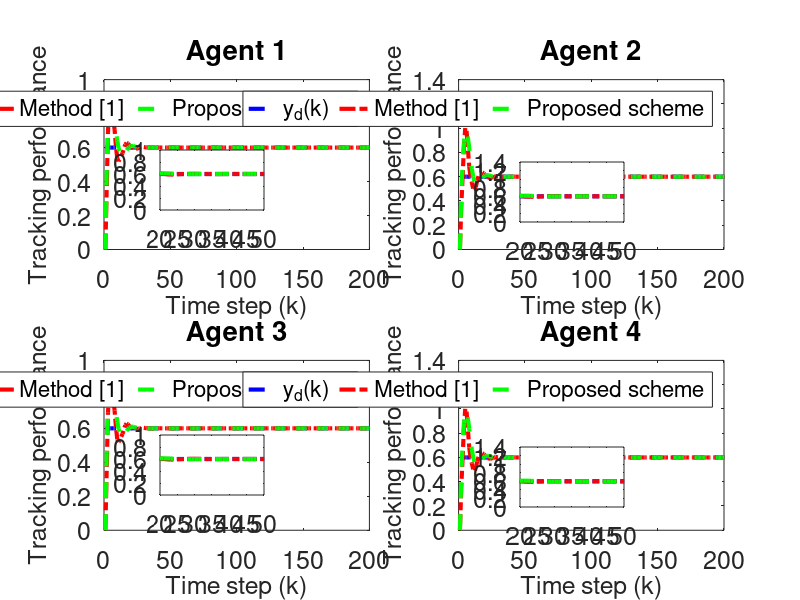

MATLAB code for this plot:
clc; clear;

% Common Parameters
rho = 7.5;            % Gain for control response
eta = 1;              % Adaptive update speed
lamda = 350;          % Model-free parameter
mu = 0.005;           % Adaptive parameter
epsilon = 1e-5;       % Stability threshold
alpha = 15;           % Smoothing factor for error dynamics
T = 0.1;              % Sampling time
m = 200;              % Time steps
rT = 1024;            % Sample rate
font_size = 18;

% Method 1 (MFAC + SMC) Parameters
gamma1_m1 = 0.45;     % Control gains
gamma2_m1 = 0.25;
gamma3_m1 = 0.45;
gamma4_m1 = 0.25;
beta_m1 = 10;         % Sliding mode coefficient
sigma_m1 = 95;        % Sliding mode parameter
tau_m1 = 1e-5;        % Damping term
n_m1 = 600;           % Data size for Method 1
a_m1 = 0.5;           % Plant parameter
ff_gain_m1 = 0.45;    % Feedforward gain

% Method 2 (MFAC only) Parameters
gamma1_m2 = 0;        % Disable SMC
gamma2_m2 = 0;
gamma3_m2 = 0;
gamma4_m2 = 0;
n_m2 = 1024;          % Data size for Method 2
a_m2 = 0.71;           % Plant parameter
ff_gain_m2 = 0.35;     % Feedforward gain

% Nonlinearity coefficients (same for both methods)
nonlinearity1 = 0.02;
nonlinearity2 = 0.02;
nonlinearity3 = 0.02;
nonlinearity4 = 0.02;

% Initialization for both methods
phi1_m1 = zeros(m+1,1); phi2_m1 = zeros(m+1,1); phi3_m1 = zeros(m+1,1); phi4_m1 = zeros(m+1,1);
mfa1_m1 = zeros(m+1,1); mfa2_m1 = zeros(m+1,1); mfa3_m1 = zeros(m+1,1); mfa4_m1 = zeros(m+1,1);
sm1_m1 = zeros(m,1); sm2_m1 = zeros(m,1); sm3_m1 = zeros(m,1); sm4_m1 = zeros(m,1);
y1_m1 = zeros(m+1,1); y2_m1 = zeros(m+1,1); y3_m1 = zeros(m+1,1); y4_m1 = zeros(m+1,1);
u1_m1 = zeros(m,1); u2_m1 = zeros(m,1); u3_m1 = zeros(m,1); u4_m1 = zeros(m,1);
xi1_m1 = zeros(m,1); xi2_m1 = zeros(m,1); xi3_m1 = zeros(m,1); xi4_m1 = zeros(m,1);
s1_m1 = zeros(m,1); s2_m1 = zeros(m,1); s3_m1 = zeros(m,1); s4_m1 = zeros(m,1);

phi1_m2 = zeros(m+1,1); phi2_m2 = zeros(m+1,1); phi3_m2 = zeros(m+1,1); phi4_m2 = zeros(m+1,1);
mfa1_m2 = zeros(m+1,1); mfa2_m2 = zeros(m+1,1); mfa3_m2 = zeros(m+1,1); mfa4_m2 = zeros(m+1,1);
y1_m2 = zeros(m+1,1); y2_m2 = zeros(m+1,1); y3_m2 = zeros(m+1,1); y4_m2 = zeros(m+1,1);
u1_m2 = zeros(m,1); u2_m2 = zeros(m,1); u3_m2 = zeros(m,1); u4_m2 = zeros(m,1);
xi1_m2 = zeros(m,1); xi2_m2 = zeros(m,1); xi3_m2 = zeros(m,1); xi4_m2 = zeros(m,1);

yd = zeros(m+1,1);

% Desired signal (Reference trajectory)
for k = 1:m+1
    % yd(k) = 0.6 * sin(0.05 * pi * k) + 0.6 * cos(0.03 * pi * k);
    yd(k) = 0.6; % Time-invariant constant reference signalx
end

% Method 1 (MFAC + SMC) Simulation
for k = 1:m
    % Adaptive Gain update
    if k == 1
        phi1_m1(k) = 1; phi2_m1(k) = 1; phi3_m1(k) = 1; phi4_m1(k) = 1;
    elseif k == 2
        phi1_m1(k) = phi1_m1(k-1) + (eta * u1_m1(k-1) / (mu + u1_m1(k-1)^2)) * (y1_m1(k) - phi1_m1(k-1)*u1_m1(k-1));
        phi2_m1(k) = phi2_m1(k-1) + (eta * u2_m1(k-1) / (mu + u2_m1(k-1)^2)) * (y2_m1(k) - phi2_m1(k-1)*u2_m1(k-1));
        phi3_m1(k) = phi3_m1(k-1) + (eta * u3_m1(k-1) / (mu + u3_m1(k-1)^2)) * (y3_m1(k) - phi3_m1(k-1)*u3_m1(k-1));
        phi4_m1(k) = phi4_m1(k-1) + (eta * u4_m1(k-1) / (mu + u4_m1(k-1)^2)) * (y4_m1(k) - phi4_m1(k-1)*u4_m1(k-1));
    else
        phi1_m1(k) = phi1_m1(k-1) + (eta * (u1_m1(k-1) - u1_m1(k-2)) / (mu + (u1_m1(k-1) - u1_m1(k-2))^2)) * (y1_m1(k) - y1_m1(k-1) - phi1_m1(k-1) * (u1_m1(k-1) - u1_m1(k-2)));
        phi2_m1(k) = phi2_m1(k-1) + (eta * (u2_m1(k-1) - u2_m1(k-2)) / (mu + (u2_m1(k-1) - u2_m1(k-2))^2)) * (y2_m1(k) - y2_m1(k-1) - phi2_m1(k-1) * (u2_m1(k-1) - u2_m1(k-2)));
        phi3_m1(k) = phi3_m1(k-1) + (eta * (u3_m1(k-1) - u3_m1(k-2)) / (mu + (u3_m1(k-1) - u3_m1(k-2))^2)) * (y3_m1(k) - y3_m1(k-1) - phi3_m1(k-1) * (u3_m1(k-1) - u3_m1(k-2)));
        phi4_m1(k) = phi4_m1(k-1) + (eta * (u4_m1(k-1) - u4_m1(k-2)) / (mu + (u4_m1(k-1) - u4_m1(k-2))^2)) * (y4_m1(k) - y4_m1(k-1) - phi4_m1(k-1) * (u4_m1(k-1) - u4_m1(k-2)));
    end

    % Stability protection
    if k > 2 && (abs(phi1_m1(k)) <= epsilon || abs(u1_m1(k-1) - u1_m1(k-2)) <= epsilon || sign(phi1_m1(k)) ~= sign(phi1_m1(1)))
        phi1_m1(k) = phi1_m1(1);
    end
    if k > 2 && (abs(phi2_m1(k)) <= epsilon || abs(u2_m1(k-1) - u2_m1(k-2)) <= epsilon || sign(phi2_m1(k)) ~= sign(phi2_m1(1)))
        phi2_m1(k) = phi2_m1(1);
    end
    if k > 2 && (abs(phi3_m1(k)) <= epsilon || abs(u3_m1(k-1) - u3_m1(k-2)) <= epsilon || sign(phi3_m1(k)) ~= sign(phi3_m1(1)))
        phi3_m1(k) = phi3_m1(1);
    end
    if k > 2 && (abs(phi4_m1(k)) <= epsilon || abs(u4_m1(k-1) - u4_m1(k-2)) <= epsilon || sign(phi4_m1(k)) ~= sign(phi4_m1(1)))
        phi4_m1(k) = phi4_m1(1);
    end

    % Error dynamics
    xi1_m1(k) = yd(k) - 2*y1_m1(k) + y4_m1(k);
    xi2_m1(k) = y1_m1(k) - 2*y2_m1(k) + y3_m1(k);
    xi3_m1(k) = y2_m1(k) + yd(k) - 2*y3_m1(k);
    xi4_m1(k) = y1_m1(k) + y3_m1(k) - 2*y4_m1(k);

    % Sliding surfaces
    if k == 1
        s1_m1(k) = 0; s2_m1(k) = 0; s3_m1(k) = 0; s4_m1(k) = 0;
    else
        s1_m1(k) = alpha * xi1_m1(k) - xi1_m1(k-1);
        s2_m1(k) = alpha * xi2_m1(k) - xi2_m1(k-1);
        s3_m1(k) = alpha * xi3_m1(k) - xi3_m1(k-1);
        s4_m1(k) = alpha * xi4_m1(k) - xi4_m1(k-1);
    end

    % MFAC updates
    if k == 1
        mfa1_m1(k) = 0; mfa2_m1(k) = 0; mfa3_m1(k) = 0; mfa4_m1(k) = 0;
    else
        mfa1_m1(k) = mfa1_m1(k-1) + (rho * phi1_m1(k)) / (lamda + abs(phi1_m1(k)^2)) * xi1_m1(k);
        mfa2_m1(k) = mfa2_m1(k-1) + (rho * phi2_m1(k)) / (lamda + abs(phi2_m1(k)^2)) * xi2_m1(k);
        mfa3_m1(k) = mfa3_m1(k-1) + (rho * phi3_m1(k)) / (lamda + abs(phi3_m1(k)^2)) * xi3_m1(k);
        mfa4_m1(k) = mfa4_m1(k-1) + (rho * phi4_m1(k)) / (lamda + abs(phi4_m1(k)^2)) * xi4_m1(k);
    end

    % SMC updates
    if k == 1
        sm1_m1(k) = 0; sm2_m1(k) = 0; sm3_m1(k) = 0; sm4_m1(k) = 0;
    else
        sm1_m1(k) = sm1_m1(k-1) + (beta_m1 * phi1_m1(k)) / (sigma_m1 + (phi1_m1(k))^2) * ...
            ( (xi1_m1(k) + (y4_m1(k) - y4_m1(k-1)) + (yd(k+1) - yd(k))) / (1 + 1) ...
            - (xi1_m1(k)) / (alpha * 2) + tau_m1 * sign(s1_m1(k)) );
        sm2_m1(k) = sm2_m1(k-1) + (beta_m1 * phi2_m1(k)) / (sigma_m1 + (phi2_m1(k))^2) * ...
            ( (xi2_m1(k) + (y1_m1(k) - y1_m1(k-1)) + (y3_m1(k) - y3_m1(k-1))) / (1 + 1) ...
            - (xi2_m1(k)) / (alpha * 2) + tau_m1 * sign(s2_m1(k)) );
        sm3_m1(k) = sm3_m1(k-1) + (beta_m1 * phi3_m1(k)) / (sigma_m1 + (phi3_m1(k))^2) * ...
            ( (xi3_m1(k) + (y2_m1(k) - y2_m1(k-1)) + (yd(k+1) - yd(k))) / (1 + 1) ...
            - (xi3_m1(k)) / (alpha * 2) + tau_m1 * sign(s3_m1(k)) );
        sm4_m1(k) = sm4_m1(k-1) + (beta_m1 * phi4_m1(k)) / (sigma_m1 + (phi4_m1(k))^2) * ...
            ( (xi4_m1(k) + (y1_m1(k) - y1_m1(k-1)) + (y3_m1(k) - y3_m1(k-1))) / (1 + 1) ...
            - (xi4_m1(k)) / (alpha * 2) + tau_m1 * sign(s4_m1(k)) );
    end

    % Control signal
    if k == 1
        u1_m1(k) = 0; u2_m1(k) = 0; u3_m1(k) = 0; u4_m1(k) = 0;
    else
        u1_m1(k) = mfa1_m1(k) + gamma1_m1 * sm1_m1(k);
        u2_m1(k) = mfa2_m1(k) + gamma2_m1 * sm2_m1(k);
        u3_m1(k) = mfa3_m1(k) + gamma3_m1 * sm3_m1(k);
        u4_m1(k) = mfa4_m1(k) + gamma4_m1 * sm4_m1(k);
    end
    if k == 1
        y1_m1(k) = 0; y2_m1(k) = 0; y3_m1(k) = 0; y4_m1(k) = 0;
    end

    % Plant model update
    b1_m1 = 1.2 * n_m1 / (rT * 0.2);
    b2_m1 = 1.15 * n_m1 / (rT * 0.2);
    b3_m1 = 1.2 * n_m1 / (rT * 0.2);
    b4_m1 = 1.15 * n_m1 / (rT * 0.2);
    y1_m1(k+1) = a_m1 * y1_m1(k) + b1_m1 * u1_m1(k) - nonlinearity1 * y1_m1(k)^3 + ff_gain_m1;
    y2_m1(k+1) = a_m1 * y2_m1(k) + b2_m1 * u2_m1(k) - nonlinearity2 * y2_m1(k)^2 + ff_gain_m1;
    y3_m1(k+1) = a_m1 * y3_m1(k) + b3_m1 * u3_m1(k) - nonlinearity3 * y3_m1(k)^3 + ff_gain_m1;
    y4_m1(k+1) = a_m1 * y4_m1(k) + b4_m1 * u4_m1(k) - nonlinearity4 * y4_m1(k)^2 + ff_gain_m1;
end

% Method 2 (MFAC only) Simulation
for k = 1:m
    % Adaptive Gain update
    if k == 1
        phi1_m2(k) = 3.0; phi2_m2(k) = 3.0; phi3_m2(k) = 3.0; phi4_m2(k) = 3.0;
    elseif k == 2
        phi1_m2(k) = phi1_m2(k-1) + (eta * u1_m2(k-1) / (mu + u1_m2(k-1)^2)) * (y1_m2(k) - phi1_m2(k-1)*u1_m2(k-1));
        phi2_m2(k) = phi2_m2(k-1) + (eta * u2_m2(k-1) / (mu + u2_m2(k-1)^2)) * (y2_m2(k) - phi2_m2(k-1)*u2_m2(k-1));
        phi3_m2(k) = phi3_m2(k-1) + (eta * u3_m2(k-1) / (mu + u3_m2(k-1)^2)) * (y3_m2(k) - phi3_m2(k-1)*u3_m2(k-1));
        phi4_m2(k) = phi4_m2(k-1) + (eta * u4_m2(k-1) / (mu + u4_m2(k-1)^2)) * (y4_m2(k) - phi4_m2(k-1)*u4_m2(k-1));
    else
        phi1_m2(k) = phi1_m2(k-1) + (eta * (u1_m2(k-1) - u1_m2(k-2)) / (mu + (u1_m2(k-1) - u1_m2(k-2))^2)) * (y1_m2(k) - y1_m2(k-1) - phi1_m2(k-1) * (u1_m2(k-1) - u1_m2(k-2)));
        phi2_m2(k) = phi2_m2(k-1) + (eta * (u2_m2(k-1) - u2_m2(k-2)) / (mu + (u2_m2(k-1) - u2_m2(k-2))^2)) * (y2_m2(k) - y2_m2(k-1) - phi2_m2(k-1) * (u2_m2(k-1) - u2_m2(k-2)));
        phi3_m2(k) = phi3_m2(k-1) + (eta * (u3_m2(k-1) - u3_m2(k-2)) / (mu + (u3_m2(k-1) - u3_m2(k-2))^2)) * (y3_m2(k) - y3_m2(k-1) - phi3_m2(k-1) * (u3_m2(k-1) - u3_m2(k-2)));
        phi4_m2(k) = phi4_m2(k-1) + (eta * (u4_m2(k-1) - u4_m2(k-2)) / (mu + (u4_m2(k-1) - u4_m2(k-2))^2)) * (y4_m2(k) - y4_m2(k-1) - phi4_m2(k-1) * (u4_m2(k-1) - u4_m2(k-2)));
    end

    % Stability protection
    if k > 2 && (abs(phi1_m2(k)) <= epsilon || abs(u1_m2(k-1) - u1_m2(k-2)) <= epsilon || sign(phi1_m2(k)) ~= sign(phi1_m2(1)))
        phi1_m2(k) = phi1_m2(1);
    end
    if k > 2 && (abs(phi2_m2(k)) <= epsilon || abs(u2_m2(k-1) - u2_m2(k-2)) <= epsilon || sign(phi2_m2(k)) ~= sign(phi2_m2(1)))
        phi2_m2(k) = phi2_m2(1);
    end
    if k > 2 && (abs(phi3_m2(k)) <= epsilon || abs(u3_m2(k-1) - u3_m2(k-2)) <= epsilon || sign(phi3_m2(k)) ~= sign(phi3_m2(1)))
        phi3_m2(k) = phi3_m2(1);
    end
    if k > 2 && (abs(phi4_m2(k)) <= epsilon || abs(u4_m2(k-1) - u4_m2(k-2)) <= epsilon || sign(phi4_m2(k)) ~= sign(phi4_m2(1)))
        phi4_m2(k) = phi4_m2(1);
    end

    % Error dynamics
    xi1_m2(k) = yd(k) - 2*y1_m2(k) + y4_m2(k);
    xi2_m2(k) = y1_m2(k) - 2*y2_m2(k) + y3_m2(k);
    xi3_m2(k) = y2_m2(k) + yd(k) - 2*y3_m2(k);
    xi4_m2(k) = y1_m2(k) + y3_m2(k) - 2*y4_m2(k);

    % MFAC updates
    if k == 1
        mfa1_m2(k) = 0; mfa2_m2(k) = 0; mfa3_m2(k) = 0; mfa4_m2(k) = 0;
    else
        mfa1_m2(k) = mfa1_m2(k-1) + (rho * phi1_m2(k)) / (lamda + abs(phi1_m2(k)^2)) * xi1_m2(k);
        mfa2_m2(k) = mfa2_m2(k-1) + (rho * phi2_m2(k)) / (lamda + abs(phi2_m2(k)^2)) * xi2_m2(k);
        mfa3_m2(k) = mfa3_m2(k-1) + (rho * phi3_m2(k)) / (lamda + abs(phi3_m2(k)^2)) * xi3_m2(k);
        mfa4_m2(k) = mfa4_m2(k-1) + (rho * phi4_m2(k)) / (lamda + abs(phi4_m2(k)^2)) * xi4_m2(k);
    end

    % Control signal
    if k == 1
        u1_m2(k) = 0; u2_m2(k) = 0; u3_m2(k) = 0; u4_m2(k) = 0;
    else
        u1_m2(k) = mfa1_m2(k);
        u2_m2(k) = mfa2_m2(k);
        u3_m2(k) = mfa3_m2(k);
        u4_m2(k) = mfa4_m2(k);
    end
    if k == 1
        y1_m2(k) = 0; y2_m2(k) = 0; y3_m2(k) = 0; y4_m2(k) = 0;
    end

    % Plant model update
    b1_m2 = 1.2 * n_m2 / (rT * 0.2);
    b2_m2 = 1.15 * n_m2 / (rT * 0.2);
    b3_m2 = 1.2 * n_m2 / (rT * 0.2);
    b4_m2 = 1.15 * n_m2 / (rT * 0.2);
    y1_m2(k+1) = a_m2 * y1_m2(k) + b1_m2 * u1_m2(k) - nonlinearity1 * y1_m2(k)^3 + ff_gain_m2;
    y2_m2(k+1) = a_m2 * y2_m2(k) + b2_m2 * u2_m2(k) - nonlinearity2 * y2_m2(k)^2 + ff_gain_m2;
    y3_m2(k+1) = a_m2 * y3_m2(k) + b3_m2 * u3_m2(k) - nonlinearity3 * y3_m2(k)^3 + ff_gain_m2;
    y4_m2(k+1) = a_m2 * y4_m2(k) + b4_m2 * u4_m2(k) - nonlinearity4 * y4_m2(k)^2 + ff_gain_m2;
end

% Calculate MSE for both methods
mse_xi1_m1 = mean(xi1_m1.^2); mse_xi2_m1 = mean(xi2_m1.^2);
mse_xi3_m1 = mean(xi3_m1.^2); mse_xi4_m1 = mean(xi4_m1.^2);
mse_xi1_m2 = mean(xi1_m2.^2); mse_xi2_m2 = mean(xi2_m2.^2);
mse_xi3_m2 = mean(xi3_m2.^2); mse_xi4_m2 = mean(xi4_m2.^2);

% Print MSE values
fprintf('Method 1 (MFAC + SMC) MSE:\n');
fprintf('xi1: %.10e\n', mse_xi1_m1);
fprintf('xi2: %.10e\n', mse_xi2_m1);
fprintf('xi3: %.10e\n', mse_xi3_m1);
fprintf('xi4: %.10e\n\n', mse_xi4_m1);
fprintf('Method 2 (MFAC only) MSE:\n');
fprintf('xi1: %.10e\n', mse_xi1_m2);
fprintf('xi2: %.10e\n', mse_xi2_m2);
fprintf('xi3: %.10e\n', mse_xi3_m2);
fprintf('xi4: %.10e\n\n', mse_xi4_m2);

% Time vector
t = 1:m+1; t_err = 1:m;

% Plot outputs (y1, y2, y3, y4) for both methods
figure('Position', [100, 100, 1450, 800]);
% zoom_x_start = 90.2; % Start of zoomed x-range
% zoom_x_end = 96.5; % End of zoomed x-range

zoom_x_start = 20; % Start of zoomed x-range
zoom_x_end = 50; % End of zoomed x-range
for i = 1:4
    subplot(2, 2, i);
    plot(t, yd, '--b', 'LineWidth', 3); hold on;
    if i == 1
        plot(t, y1_m2, '-.r', 'LineWidth', 3);
        plot(t, y1_m1, '--g', 'LineWidth', 3);
        
        title('Agent 1'); grid off;
        legend('y_d(k)',  'Method [1]','Proposed scheme','orientation', 'horizontal');
        set(gca, 'FontSize', font_size);
        xlim([0 m]); % X-axis starts from 0
        % ylim([-1.5 4]); % Y-axis limits for Agent 1
        ylabel('Tracking performance', 'FontSize', font_size);
        xlabel('Time step (k)', 'FontSize', font_size);


        axes('Position', [0.20,0.65,0.13,0.10]);
        box on; hold on;
        plot(t, yd, '-.b', 'LineWidth', 3)
        plot(t, y1_m2, '-.r', 'LineWidth', 3);
        plot(t, y1_m1, '--g', 'LineWidth', 3);
        xlim([zoom_x_start zoom_x_end]);
        % yticks([-0.4,0,0.2]);
        set(gca, 'FontSize', font_size);

        
        
    elseif i == 2
        plot(t, y2_m2, '-.r', 'LineWidth', 3);
        plot(t, y2_m1, '--g', 'LineWidth', 3);


        title('Agent 2'); grid off;
        legend('y_d(k)',  'Method [1]','Proposed scheme','orientation', 'horizontal');
        set(gca, 'FontSize', font_size);
        xlim([0 m]); % X-axis starts from 0
        % ylim([-1.5 4]); % Y-axis limits for Agent 1
        ylabel('Tracking performance', 'FontSize', font_size);
        xlabel('Time step (k)', 'FontSize', font_size);

        axes('Position', [0.65,0.63,0.13,0.10]);
        box on; hold on;
        plot(t, yd, '-.b', 'LineWidth', 3)
        plot(t, y2_m2, '-.r', 'LineWidth', 3);
        plot(t, y2_m1, '--g', 'LineWidth', 3);
        xlim([zoom_x_start zoom_x_end]);
        % yticks([-0.4,0,0.2]);
        set(gca, 'FontSize', font_size);
    elseif i == 3
        plot(t, y3_m2, '-.r', 'LineWidth', 3);
        plot(t, y3_m1, '--g', 'LineWidth', 3);

        title('Agent 3'); grid off;
        legend('y_d(k)',  'Method [1]','Proposed scheme','orientation', 'horizontal');
        set(gca, 'FontSize', font_size);
        xlim([0 m]); % X-axis starts from 0
        % ylim([-1.5 4]); % Y-axis limits for Agent 1
        ylabel('Tracking performance', 'FontSize', font_size);
        xlabel('Time step (k)', 'FontSize', font_size);

        axes('Position', [0.20,0.175,0.13,0.10]);
        box on; hold on;
        plot(t, yd, '-.b', 'LineWidth', 3)
        plot(t, y3_m2, '-.r', 'LineWidth', 3);
        plot(t, y3_m1, '--g', 'LineWidth', 3);
        xlim([zoom_x_start zoom_x_end]);
        % yticks([-0.4,0,0.2]);
        set(gca, 'FontSize', font_size);
    else
        plot(t, y4_m2, '-.r', 'LineWidth', 3);
        plot(t, y4_m1, '--g', 'LineWidth', 3);

        title('Agent 4'); grid off;
        legend('y_d(k)',  'Method [1]','Proposed scheme','orientation', 'horizontal');
        set(gca, 'FontSize', font_size);
        xlim([0 m]); % X-axis starts from 0
        % ylim([-1.5 4]); % Y-axis limits for Agent 1
        ylabel('Tracking performance', 'FontSize', font_size);
        xlabel('Time step (k)', 'FontSize', font_size);

        axes('Position', [0.65,0.155,0.13,0.10]);
        box on; hold on;
        plot(t, yd, '-.b', 'LineWidth', 3)
        plot(t, y4_m2, '-.r', 'LineWidth', 3);
        plot(t, y4_m1, '--g', 'LineWidth', 3);
        xlim([zoom_x_start zoom_x_end]);
        % yticks([-0.4,0,0.2]);
        set(gca, 'FontSize', font_size);
    end
    % grid off;
    % legend('y_d(k)',  'y (MFAC only)','y (MFAC + SMC)', 'Orientation', 'horizontal');
    % set(gca, 'FontSize', font_size);

end

% Plot error dynamics (xi1, xi2, xi3, xi4) for both methods
% figure('Position', [100, 100, 1500, 750]);
% for i = 1:4
%     subplot(2, 2, i);
%     if i == 1
%         plot(t_err, xi1_m1, '-.g', 'LineWidth', 2.5); hold on;
%         plot(t_err, xi1_m2, '-b', 'LineWidth', 2.5);
%         title('Error Dynamics \xi_1(k)');
%     elseif i == 2
%         plot(t_err, xi2_m1, '-.g', 'LineWidth', 2.5); hold on;
%         plot(t_err, xi2_m2, '-b', 'LineWidth', 2.5);
%         title('Error Dynamics \xi_2(k)');
%     elseif i == 3
%         plot(t_err, xi3_m1, '-.g', 'LineWidth', 2.5); hold on;
%         plot(t_err, xi3_m2, '-b', 'LineWidth', 2.5);
%         title('Error Dynamics \xi_3(k)');
%     else
%         plot(t_err, xi4_m1, '-.g', 'LineWidth', 2.5); hold on;
%         plot(t_err, xi4_m2, '-b', 'LineWidth', 2.5);
%         title('Error Dynamics \xi_4(k)');
%     end
%     grid off;
%     legend('\xi (MFAC + SMC)', '\xi (MFAC only)', 'Orientation', 'horizontal');
%     set(gca, 'FontSize', font_size);
%     xlim([0 m]);
%     ylim([-2 5]);
% end